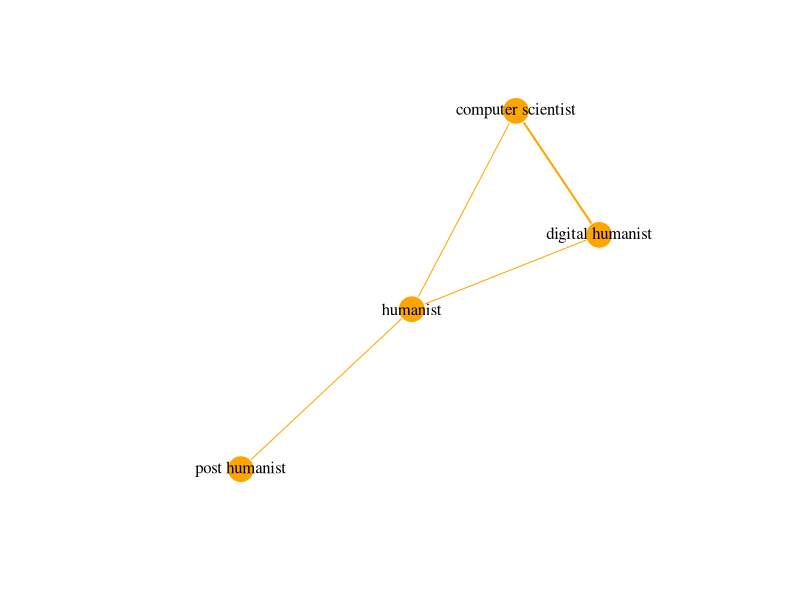

This figure's R source:
## ---- chunk 1
library(tidyverse)
library(igraph)
library(knitr)
## ---- chunk 2
node_list <- c("person_1","person_2","person_3","person_4") 
occupation <- c("humanist","digital humanist","computer scientist","post humanist")

node_list_example <- cbind.data.frame(id=node_list,occupation)
colnames(node_list_example) <- c("id","occupation")
kable(node_list_example)
## ---- chunk 3

edge_list <-  matrix(nrow=4,ncol=3) %>% as.data.frame(.)
colnames(edge_list) <- c("from","to","weight")

edge_list[1,1:3] <- c("person_1","person_4",1) 
edge_list[2,1:3] <- c("person_2","person_3",2) 
edge_list[3,1:3] <- c("person_1","person_3",1) 
edge_list[4,1:3] <- c("person_1","person_2",1) 
kable(edge_list)
## ---- chunk 4

adjaency_matrix <- matrix(nrow=4,ncol=4)
colnames(adjaency_matrix) <- c("person_1","person_2","person_3","person_4")
rownames(adjaency_matrix) <- c("person_1","person_2","person_3","person_4")
adjaency_matrix[1,4] <- 1
adjaency_matrix[4,1] <- 1
adjaency_matrix[3,2] <- 2
adjaency_matrix[2,3] <- 2
adjaency_matrix[3,1] <- 1
adjaency_matrix[1,3] <- 1
adjaency_matrix[4,1] <- 1
adjaency_matrix[1,4] <- 1
adjaency_matrix[is.na(adjaency_matrix)] <- 0

kable(adjaency_matrix)

## ---- chunk 5

graph <-  igraph::graph_from_data_frame(d=edge_list, vertices=node_list_example, directed = FALSE)
plot(graph, edge.arrow.size=.2, edge.color="orange",
     vertex.color="orange", vertex.frame.color="#ffffff",
     vertex.label=V(graph)$occupation, vertex.label.color="black",edge.width=E(graph)$weight)


